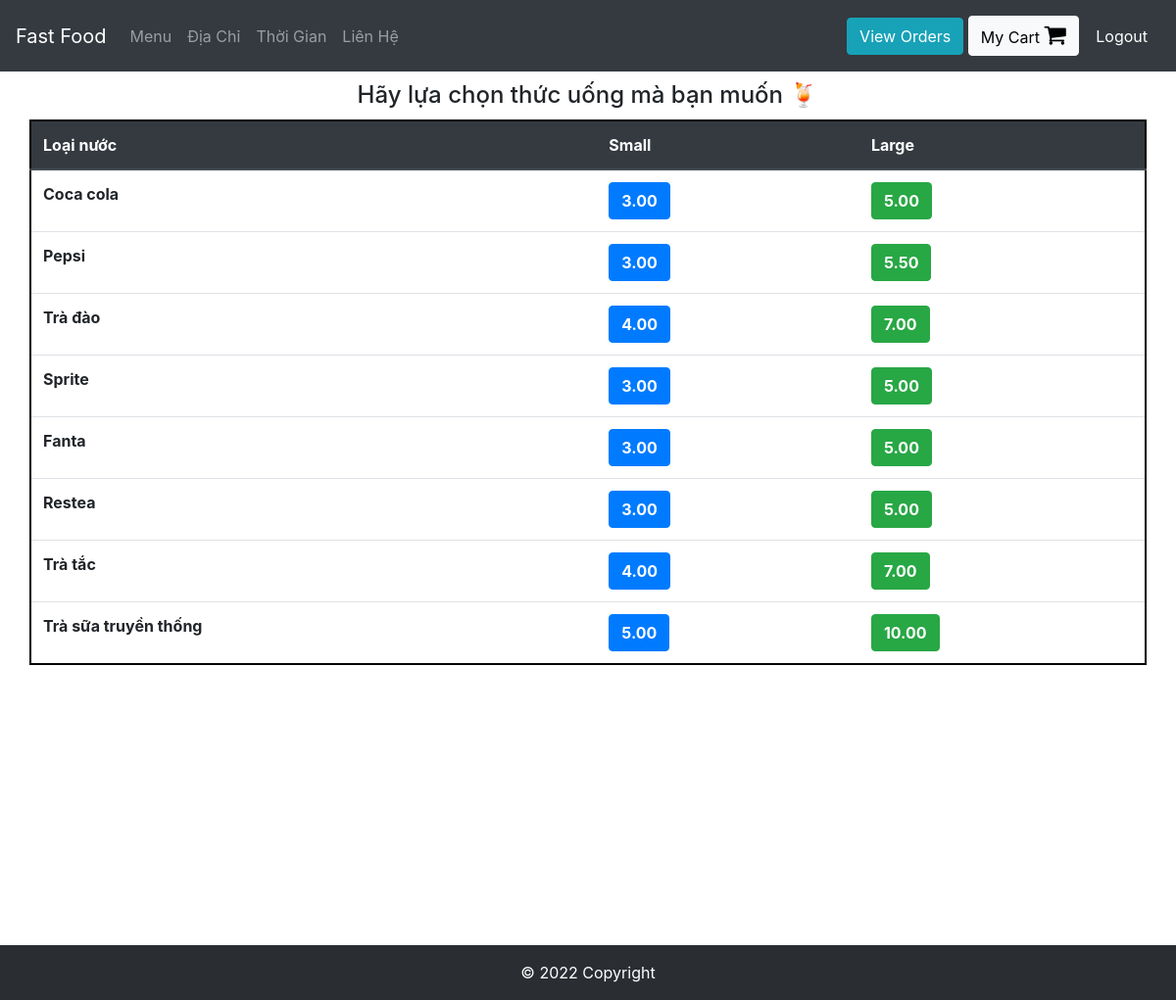
The app's page /Drinks (signed in) with its own data.
### orders/models.py (models this page shows, shortened)
class Drinks(models.Model):
    dish_name = models.CharField(max_length=200)
    small_price = models.DecimalField(max_digits=6, decimal_places=2)
    large_price = models.DecimalField(max_digits=6, decimal_places=2)

### orders/views.py (the view)
# urls.py: path("Drinks", views.drinks, name="drinks"),
def drinks(request):
    if request.user.is_authenticated:
        return render(request, "orders/drinks.html", context = {"dishes":Drinks.objects.all})
    else:
        return redirect("orders:login")

### orders/templates/orders/drinks.html
{% extends 'orders/header.html' %}
{% block content %}
    <div class="container">
      <h4 style="margin:10px; text-align:center;"> Hãy lựa chọn thức uống mà bạn muốn &#x1F379 </h4>
      <div class="row justify-content-center" >
        <table class="table"  style="border: 2px solid black">
          <thead class="thead-dark">
            <tr>
              <th scope="col">Loại nước</th>
              <th scope="col">Small</th>
              <th scope="col">Large</th>
            </tr>
          </thead>
          <tbody>
            {% for dish in dishes %}
            <tr>
              <th>{{dish.dish_name}}</th>
              <td><button type="button" class="btn btn-primary" onclick="add_to_cart({item_description:'Small - {{dish.dish_name}}' , price:{{dish.small_price}} })" ><strong>{{dish.small_price}}</strong></button></td>
              <td><button type="button" class="btn btn-success" onclick="add_to_cart({item_description:'Large - {{dish.dish_name}}' , price:{{dish.large_price}} })" ><strong>{{dish.large_price}}</strong></button></td>
            </tr>
          {% endfor %}
          </tbody>
        </table>
      </div>
    </div>
{% endblock %}

### records on screen
Drinks: dish_name "Coca cola", small_price "3.00", large_price "5.00"
Drinks: dish_name "Pepsi", small_price "3.00", large_price "5.50"
Drinks: dish_name "Trà đào", small_price "4.00", large_price "7.00"
Drinks: dish_name "Sprite", small_price "3.00", large_price "5.00"
Drinks: dish_name "Fanta", small_price "3.00", large_price "5.00"
Drinks: dish_name "Restea", small_price "3.00", large_price "5.00"
Drinks: dish_name "Trà tắc", small_price "4.00", large_price "7.00"
Drinks: dish_name "Trà sữa truyền thống", small_price "5.00", large_price "10.00"
